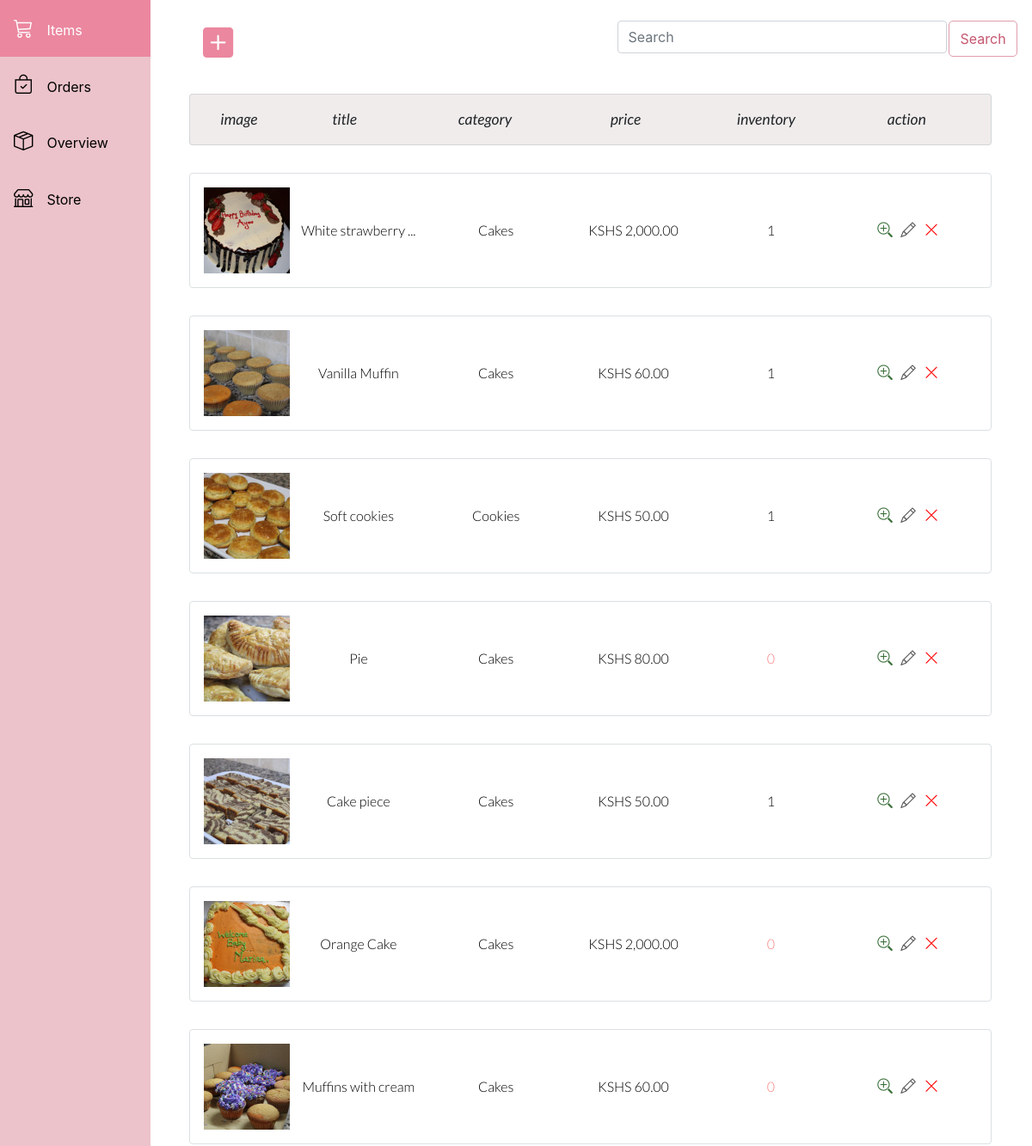
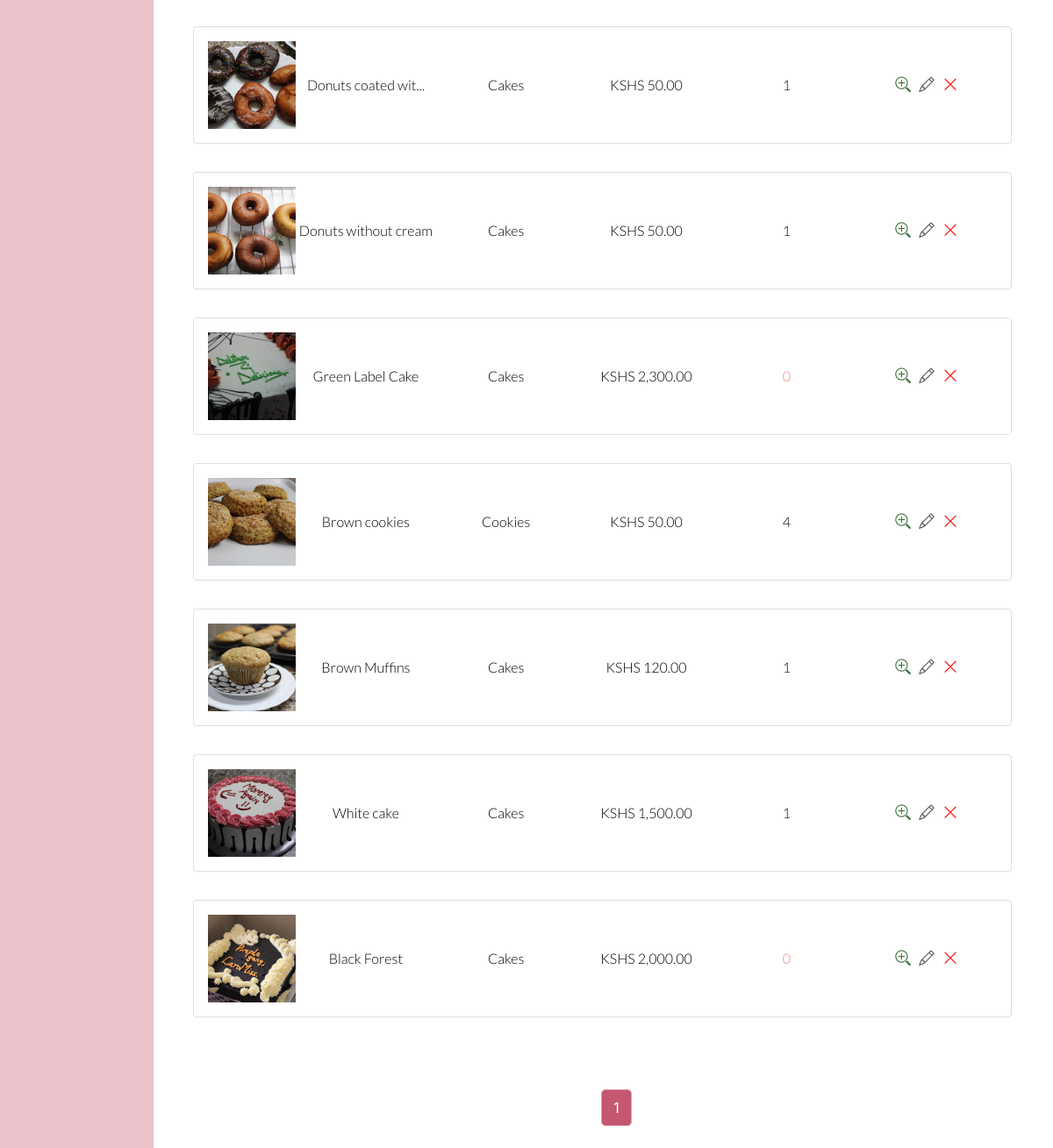
Screenshot of /all-items/ (signed in) with the database file from the repository (2 pictures, top to bottom).
### seller/models.py (models this page shows, shortened)
class Item(models.Model):
    class Category:
        COOKIES = 'CO'
        CAKES = 'CA'
        ICE_CREAMS = 'I'
        ALL = 'ALL'
    CATEGORIES_CHOICES = [
        (Category.COOKIES, 'Cookies'),
        (Category.CAKES, 'Cakes'),
        (Category.ICE_CREAMS, 'Ice creams'),
        (Category.ALL, 'All Sweets'),
    ]
    SHORT_CATEGORY_TO_NAME = dict(CATEGORIES_CHOICES)
    title = models.CharField(max_length=50)
    price = models.FloatField("Price in KSHS", default="0.00", validators=[
                              MinValueValidator(0.0)])
    description = models.TextField(max_length=100, null=True, blank=True)
    category = models.CharField(
        max_length=3,
        choices=CATEGORIES_CHOICES,
        default=Category.ALL,
    )
    image = models.ImageField(upload_to='product_pics')
    date_posted = models.DateTimeField(default=timezone.now)
    quantity = models.IntegerField(default=0, validators=[
        MinValueValidator(0.0)])
    def __init__(self, *args, **kwargs):
        super().__init__(*args, **kwargs)
        self.assign_shorter_title()
        self.assign_category_full_name()
    def assign_shorter_title(self):
        if len(self.title) > 20:
            self.short_title = self.title[:17] + "..."
        else:
            self.short_title = self.title
    def assign_category_full_name(self):
        self.long_category = self.SHORT_CATEGORY_TO_NAME[self.category]

### seller/views.py (the view)
# urls.py: path('all-items/', seller_views.all_items, name="seller_all_items"),
@user_is_seller
def all_items(request):
    url_name = request.resolver_match.url_name
    items = Item.objects.all().order_by('-id')
    if items.count() == 0:
        items = None
    else:
        searched = request.GET.get('searched')
        if searched is not None and searched != "":
            items = items.filter(title__icontains=searched)
        items = pagination(request, items, 15)
    return render(request, 'seller/all_items.html', {'items': items})

### seller/utils.py (called while the page is built)
def active_navbar_context_processor(request):
    context = {}
    if not request.user.is_staff:
        return context
    if 'item' in request.resolver_match.url_name:
        context['url_name'] = 'seller_all_items'
    elif 'order' in request.resolver_match.url_name:
        context['url_name'] = 'seller_orders'
    elif 'overview' in request.resolver_match.url_name:
        context['url_name'] = 'seller_overview'
    else:
        context['url_name'] = None
    return context

### sir_cake/utils.py (called while the page is built)
def pagination(request, item_list, number_items_displayed):
    paginator = Paginator(item_list, number_items_displayed)
    page_number = request.GET.get('page')
    return paginator.get_page(page_number)

### store/utils.py (called while the page is built)
def user_has_items_in_basket_context_processor(request):
    return {'user_has_items_in_basket':
            get_preorder_or_none(request) is not None}

def get_preorder_or_none(request):
    try:
        if request.user.is_anonymous:
            return Order.objects.get(
                status=Order.Status.PREORDER,
                buyer_anon=anonymous_user_with_saved_session(request))
        else:
            return Order.objects.get(status=Order.Status.PREORDER,
                                     buyer=request.user)
    except ObjectDoesNotExist:
        return None

### seller/templates/seller/all_items.html (shortened to what this page needs)
{% extends 'seller/base-seller.html' %}
{% load humanize %}
{% block content %}
<div class="container mt-4">
    <div class="row">
        <div class="col">
            <a href="{% url 'seller_new_item' %}">
                <i class="bi bi-plus-square-fill new-item-top-icon"></i>
            </a>
        </div>
        <div class="col">
            {% include 'sir_cake/search-field.html'%}
        </div>
    </div>
    <div class="product-grid-container beige-bg">
        <div class="grid-item-image category-text">image</div>
        <div class="grid-item-title category-text">title</div>
        <div class="grid-item-category category-text">category</div>
        <div class="grid-item-price category-text">price</div>
        <div class="grid-item-inventory category-text">inventory</div>
        <div class="grid-item-action category-text">action</div>
    </div>
    {% if items %}
    {% for item in items %}
    <div class="product-grid-container">
        <a href="{% url 'seller_item_detail' item.pk %}">
            <div class="grid-item-image all-products-data-text"><img src="{{item.image.url}}" height="100px" alt="pastry Image"></img>
        </a>
    </div>
    <div class="grid-item-title all-products-data-text">{{item.short_title}}</div>
    <div class="grid-item-category all-products-data-text">{{item.long_category}}</div>
    <div class="grid-item-price all-products-data-text">KSHS {{item.price | floatformat:2 | intcomma}}</div>
    {% if item.quantity is 0 %}
    <div class="grid-item-inventory all-products-data-text warning-data-text">{{item.quantity}}</div>
    {% else %}
    <div class="grid-item-inventory all-products-data-text">{{item.quantity}}</div>
    {% endif %}
    <div class="grid-item-action all-products-data-text">
        <a href="{% url 'seller_item_detail' item.pk %}"><i class="bi bi-zoom-in zoom-action-button"></i></a>
        <a href="{% url 'seller_edit_item' item.pk %}"><i class="bi bi-pencil edit-action-button"></i></a>
        <a href="{% url 'seller_delete_item' item.pk %}"><i class="bi bi-x-lg delete-action-button"></i></a>
    </div>
</div>
{% endfor %}
{% else %}
<div class="replacement-text-middle">No items</div>
{% endif %}
{% include 'sir_cake/paginator.html'%}
{% endblock content %}

### sir_cake/static/sir_cake/style.css (style rules this page uses)
:root { --dismiss-red: rgb(247, 128, 128); --accept-green: rgb(148, 216, 148); --bright-pink: rgb(200, 9, 76); --dusty-pink: rgb(197, 87, 112); --semi-pink: rgb(235, 135, 159); --lighter-pink: rgb(225, 157, 172); --beige: rgb(240, 236, 235); --light-beige: rgba(243, 242, 240, 0.651); --gray-text: rgb(73, 72, 72); --border-color: rgba(183, 194, 198, 0.5); }
body { overflow-x: hidden; }
.new-item-top-icon { color: var(--semi-pink); font-size: 2.2rem; text-decoration: none; padding: 0.5rem 1rem; }
.product-grid-container { margin: 2rem 2rem 0 0; padding: 1rem; border: solid 1px; border-color: var(--border-color); border-radius: 4px; display: grid; grid-template-columns: 1fr 2fr 2fr 2fr 2fr 2fr; grid-template-areas: "image title category price inventory action"; }
.beige-bg { background-color: var(--beige); }
.grid-item-image, .grid-item-title, .grid-item-category, .grid-item-price, .grid-item-inventory, .grid-item-action { justify-self: center; align-self: center; }
.grid-item-image { grid-area: image; }
.grid-item-title { grid-area: title; }
.grid-item-category { grid-area: category; }
.grid-item-price { grid-area: price; }
.grid-item-inventory { grid-area: inventory; }
.grid-item-action { grid-area: action; }
.category-text { font-family: 'Lato', sans-serif; font-weight: 400; font-style: italic; font-size: 1.1rem; }
.all-products-data-text { font-family: 'Lato', sans-serif; font-weight: 300; color: #000000; }
.warning-data-text { color: var(--dismiss-red); }
.zoom-action-button { color: rgb(59, 112, 59); margin: 0.2rem; font-size: 1.1rem; }
.edit-action-button { color: rgb(88, 87, 87); margin: 0.2rem; font-size: 1.1rem; }
.delete-action-button { color: red; margin: 0.2rem; font-size: 1.1rem; }

### rows the page displays
Item: image (picture), short_title "White strawberry ...", long_category "Cakes", price "2,000.00", quantity "1"
Item: image (picture), short_title "Vanilla Muffin", long_category "Cakes", price "60.00", quantity "1"
Item: image (picture), short_title "Soft cookies", long_category "Cookies", price "50.00", quantity "1"
Item: image (picture), short_title "Pie", long_category "Cakes", price "80.00", quantity "0"
Item: image (picture), short_title "Cake piece", long_category "Cakes", price "50.00", quantity "1"
Item: image (picture), short_title "Orange Cake", long_category "Cakes", price "2,000.00", quantity "0"
Item: image (picture), short_title "Muffins with cream", long_category "Cakes", price "60.00", quantity "0"
Item: image (picture), short_title "Donuts coated wit...", long_category "Cakes", price "50.00", quantity "1"
Item: image (picture), short_title "Donuts without cream", long_category "Cakes", price "50.00", quantity "1"
Item: image (picture), short_title "Green Label Cake", long_category "Cakes", price "2,300.00", quantity "0"
Item: image (picture), short_title "Brown cookies", long_category "Cookies", price "50.00", quantity "4"
Item: image (picture), short_title "Brown Muffins", long_category "Cakes", price "120.00", quantity "1"
Item: image (picture), short_title "White cake", long_category "Cakes", price "1,500.00", quantity "1"
Item: image (picture), short_title "Black Forest", long_category "Cakes", price "2,000.00", quantity "0"

### other values shown
{{ num }} "1"
